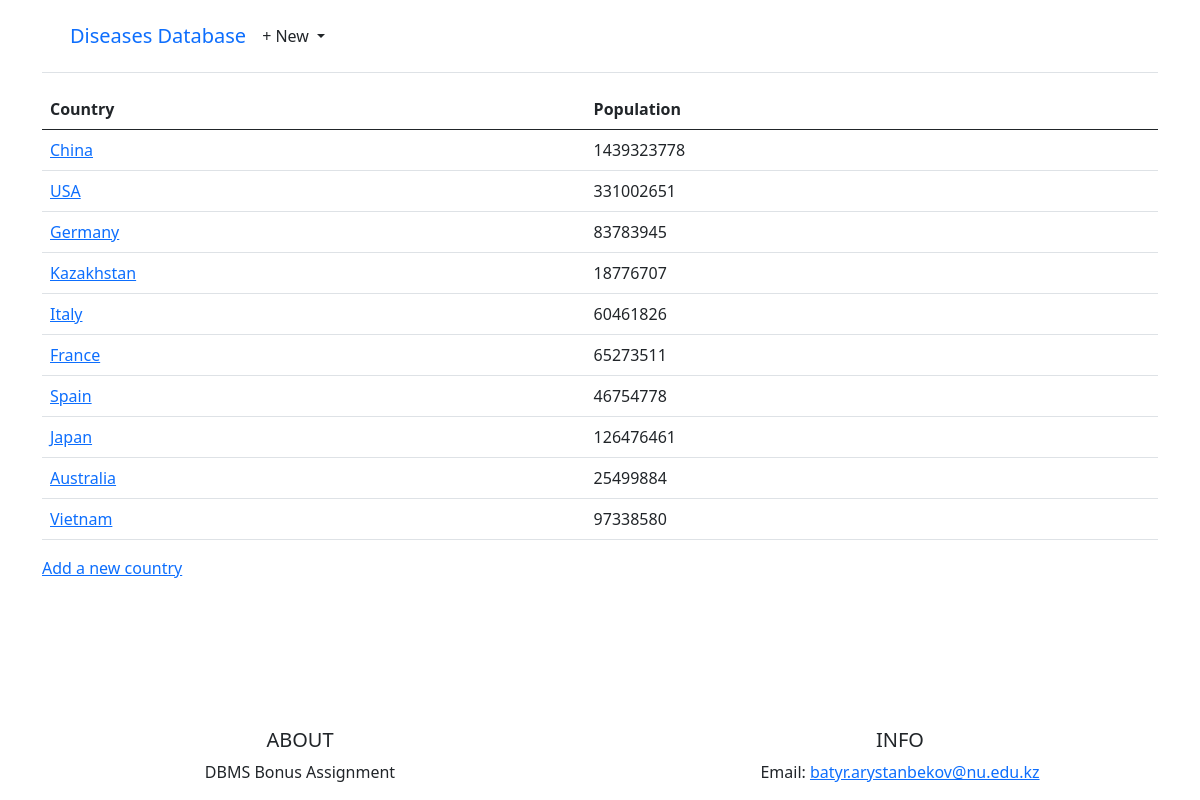
The app's page /countries/ with its own data.
### objects/models.py (models this page shows, shortened)
class Country(models.Model):
    class Meta:
        verbose_name_plural = "Countries"
    cname = models.CharField(max_length=50, primary_key=True)
    population = models.PositiveBigIntegerField()

### objects/views.py (the view)
# urls.py: path('countries/', CountryListView.as_view(), name='country_list'),
class CountryListView(ListView):
    model = Country
    template_name = 'country/country_list.html'

### templates/country/country_list.html (shortened to what this page needs)
{% extends "base.html" %}
{% block content %}
<table class="table">
    <thead class="thead-dark">
      <tr>
        <th scope="col">Country</th>
        <th scope="col">Population</th>
      </tr>
    </thead>
    <tbody>
    {% for c in country_list %}
        <tr>
            <td><a href="{% url 'country_detail' c.pk %}">{{ c.cname }}</a></td>
            <td>{{ c.population }}</td>
        </tr>
    {% endfor %}
    </tbody>
  </table>
  <p><a href="{% url 'country_new' %}">Add a new country</a></p>
{% endblock content %}

### records on screen
Country: cname "China", population "1439323778"
Country: cname "USA", population "331002651"
Country: cname "Germany", population "83783945"
Country: cname "Kazakhstan", population "18776707"
Country: cname "Italy", population "60461826"
Country: cname "France", population "65273511"
Country: cname "Spain", population "46754778"
Country: cname "Japan", population "126476461"
Country: cname "Australia", population "25499884"
Country: cname "Vietnam", population "97338580"
